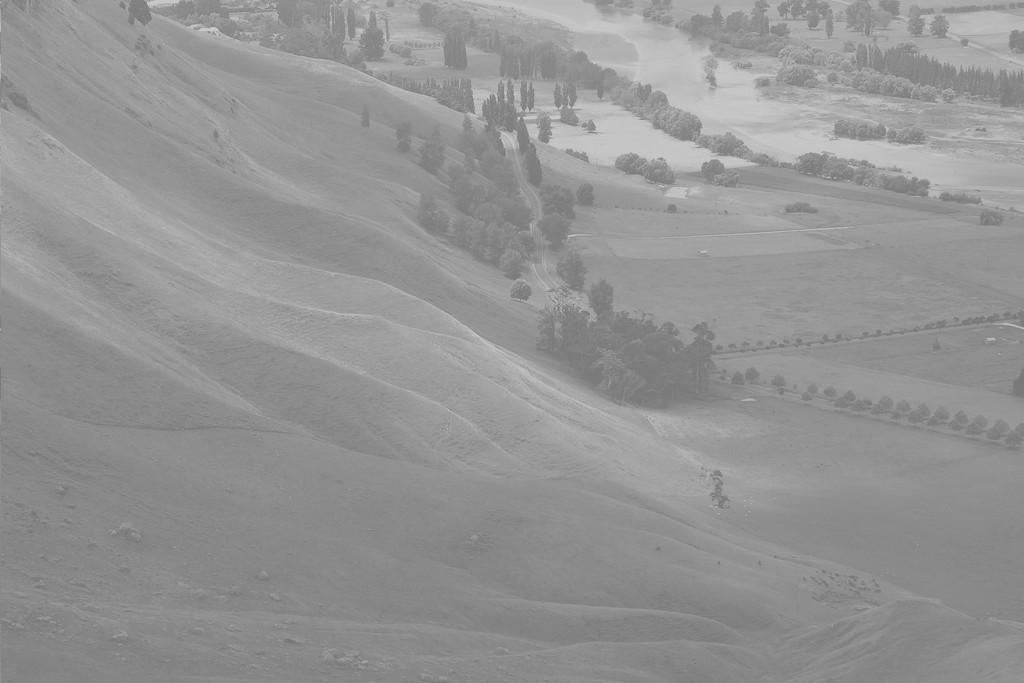
#> input picture 4-Histograms/1-Generating-Histogram/bay.jpg, 1024 x 683 px, found by its file name
$ jupyter execute Histogram.ipynb
#> lines starting #> are read from the running program, lines starting #| are printed output that depends on the picture
## Image Histogram

Implemented in Python3 by Roberto Pontes

[cell 1]
# Imports
import cv2 as cv
import numpy as np
import matplotlib.pyplot as plt

[cell 2]
PATH = '/home/roberto/codes/PDI/4-Histograms/1-Generating-Histogram/'

[cell 3]
# Load image
image_name = 'bay.jpg'  # 'brain.jpg'
image = cv.imread(PATH + image_name)
#> image is the input picture: shape (683, 1024, 3); min 114, max 212, mean 148

[cell 4]
# Plot image
plt.figure(1)
plt.axis("off")
plt.imshow(image)

[cell 5]
# Calculate histogram
image_gray = cv.cvtColor(image, cv.COLOR_BGR2GRAY)
hist, bins = np.histogram(image_gray.ravel(), 256, [0, 256])
#> hist = 256 values, max 30266 at index 137, min 0 at index 0, mean 2732; bins = 257 values from 0 to 256

[cell 6]
# Plots
plt.figure(2)
plt.bar(range(0, 256), hist)
plt.title('Histogram')
plt.xlim([0, 256])
plt.xlabel('Gray level')
plt.ylabel('#pixel')

# Save Plot
plt.savefig(PATH+'histogram_'+image_name, dpi=400)
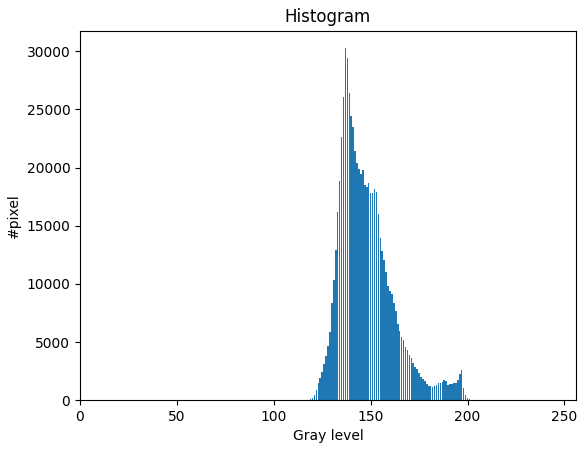
#> figure drawn by matplotlib, 1 panel; tallest bar 30266 high, from x = 136.6 to 137.4
